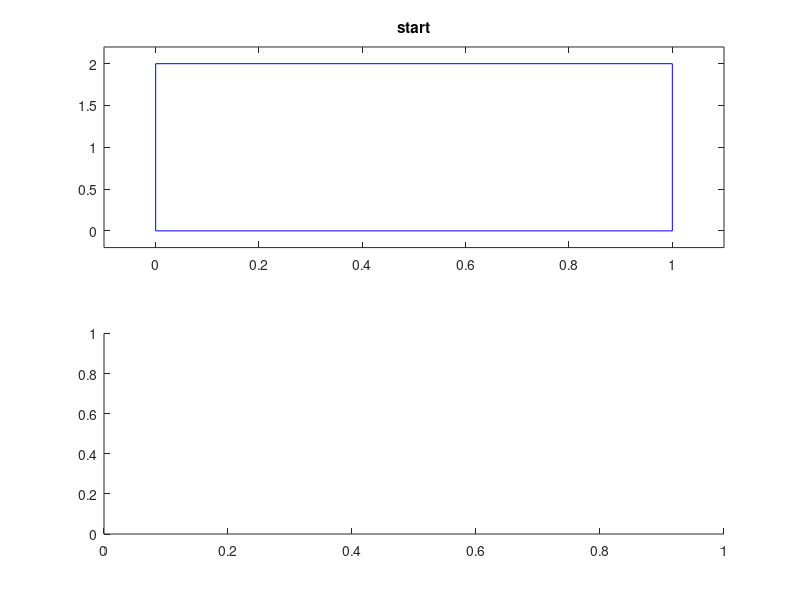

The MATLAB script that drew this image: (Note: this script raises an error after producing the figure.)
% main box sizes:
a=1; % sarà T
b=2; % sarà M
% M>>T quindi contenitore più alto che largo 

Nb=30; %Numero massimo di scatole che posso contenere

%% funzione che mi genera la grandezza dei rettangoli
% random boxes sizes:
mab =mean([a b]);
time = 0.05*mab+0.3*mab*rand(1,Nb); %larghezza è una matrice
memory = 0.05*mab+0.3*mab*rand(1,Nb); %altezza

%% INIZIALIZZAZIONE

m2 = min([time memory]/2); % smallest half-size
Profit=time.*memory; % boxes areas %PROFITTO


penalty = 0.1*a*b;
nac=0.5; % negative area coefficient

N=500;  % population size
ng=100; % PROCESSI DA ALLOCARE

pmpe=0.05; % places exchange mutation probability
pmbj=0.01; % big gauss jump
pmsj=0.02; % small gauss jump
pmrr=0.05; % random rotation
pmvi=0.05; % random visible/invisible
pmne=0.1; % move to nearest adge

%% PLOT
figure;
%ha1=axes;
ha1=subplot(2,1,1);
plot([0 a a 0 0], [0 0 b b 0],'b-');
xlim([-0.1*a 1.1*a]);
ylim([-0.1*b 1.1*b]);
set(ha1,'NextPlot','add');
ht=title(ha1,'start');
ha2=subplot(2,1,2);
drawnow;
%%

set_cl; % set color table cl to plot boxes with different colors %sticazzi

%%
% random initial population:
G=zeros(N,4*Nb); %matrice righe colonne
Gch=zeros(N,4*Nb); % children

%% come istanzia la prima soluzione
for Nc=1:N % for each individual % N numero di generazioni di G1
    G1=zeros(4,Nb); % one individual  %Nb è il numero di colonne
    
    % G1(1,i)=1 if i-box is visible
    % G1(2,i)=1 if i-box is rotated at 90 degrees
    % G1(3,i) - x-coordinate of i-box center
    % G1(4,i) - y-coordinate of i-box center

    G1(1,:)=double(rand(1,Nb)<0.2); %probabilità che escano 0 o 1 (<0.2)
    G1(2,:)=double(rand(1,Nb)<0.5);
    
    G1(3,:)=m2+(a-m2)*rand(1,Nb);
    G1(4,:)=m2+(b-m2)*rand(1,Nb);
    
    G(Nc,:)=(G1(:))'; % (G1(:))' converts matrix to row-vector
end

hi=imagesc(G,'parent',ha2);
drawnow;



Gpr1=zeros(4,Nb);
Gpr2=zeros(4,Nb); % two parents
Gch1=zeros(4,Nb);
Gch2=zeros(4,Nb); % two children
%%


for ngc=1:ng % generations counting
    % find fitnesses: %funzione obiettivo
    fitnesses=zeros(N,1);
    for Nc=1:N % for each individual
        G1(:)=(G(Nc,:))';
        vis=G1(1,:);
        ind=find(vis); %ritorna gli indici del vettore "vis" ed è esso stesso un vettore
        L=length(ind); % mi dice quanti sono gli indici 
        
        if L>0
            %only visible:
            rot=G1(2,ind); % rotazione 
            x=G1(3,ind);
            y=G1(4,ind);
            
            if L==1
                aaa=time(ind); %riporta il vettore aa eliminando gli elementi nulli di vis 
                bbb=memory(ind);
                if rot % se entra qua dentro, cambia larghezza con altezza
                    tmp=aaa; 
                    aaa=bbb;
                    bbb=tmp;
                end
                A0=Profit(ind); % box area %crea le i-esime scatole
                x1=max([x-aaa/2  0]); 
                y1=max([y-bbb/2  0]); % dimesioni max e min scatola corrente
                x2=min([x+aaa/2  a]);
                y2=min([y+bbb/2  b]);
           
            %%%%%%%%%%%%%%%%%%%%%%%%%%%%%    
                % x1 - x2,  y1 - y2 is box (part of current box) that inside main box
                if (x1>=x2)||(y1>=y2)
                    A=0; % box that inside main box area %per forza 
                else
                    A=(x2-x1)*(y2-y1); % box that inside main box area
                end
                %if A<A0 % if not fully inside main box
                if (aaa/2<=x)&&(x<=a-aaa/2)&&(bbb/2<=y)&&(y<=b-bbb/2) % if filly inside
                    fitness=A;
                else
                    fitness=A-nac*(A0-A)-penalty;
                end
                    
            else
                fitness=0;
                ispen=false; % true if penality
                
                % check cross with main box:
                % add boxes arreas and strong subtract out areas:
                for n=1:L % for each box
                    ind1=ind(n);
                    aaa=time(ind1);
                    bbb=memory(ind1);
                    if rot(n) % se entra qua dentro, cambia larghezza con altezza
                        tmp=aaa;
                        aaa=bbb;
                        bbb=tmp;
                    end
                    A0=Profit(ind1); % box area
                    x1=max([x(n)-aaa/2  0]);
                    y1=max([y(n)-bbb/2  0]);
                    x2=min([x(n)+aaa/2  a]);
                    y2=min([y(n)+bbb/2  b]);
                    % x1 - x2,  y1 - y2 is box (part of current box) that inside main box
                    if (x1>=x2)||(y1>=y2)
                        A=0; % box that inside main box area
                    else
                        A=(x2-x1)*(y2-y1); % box that inside main box area
                    end
                    %if A<A0 % if not fully inside main box
                        %fitness=fitness + A-nac*(A0-A);
                        %ispen=true; % penality
                    %else
                        %fitness=fitness + A;
                    %end
                    
                    if (aaa/2<=x(n))&&(x(n)<=a-aaa/2)&&(bbb/2<=y(n))&&(y(n)<=b-bbb/2) % if filly inside
                        fitness=fitness + A;
                    else
                        fitness=fitness + A-nac*(A0-A);
                        ispen=true; % penality
                    end
                    
                end
                
                % for each pair of boxes:
                for n1=1:L-1
                    ind1=ind(n1);
                    aaa1=time(ind1);
                    bbb1=memory(ind1);
                    if rot(n1)
                        tmp=aaa1;
                        aaa1=bbb1;
                        bbb1=tmp;
                    end
                    A1=Profit(ind1);
                    x1=x(n1);
                    y1=y(n1); % position of 1st box of pair
                    for n2=n1+1:L
                        ind2=ind(n2);
                        aaa2=time(ind2);
                        bbb2=memory(ind2);
                        if rot(n2)
                            tmp=aaa2;
                            aaa2=bbb2;
                            bbb2=tmp;
                        end
                        A2=Profit(ind2);
                        x2=x(n2);
                        y2=y(n2); % position of 2nd box of pair
                        dx=abs(x1-x2);
                        dy=abs(y1-y2); % distancies
                        a12=(aaa1/2+aaa2/2);
                        b12=(bbb1/2+bbb2/2);
                        if (dx<a12)&&(dy<b12) % if cross
                            ispen=true;
                            Ac=(a12-dx)*(b12-dy); % area of cross
                            fitness=fitness-Ac-Ac; % becuse area of n1 and n2 was added fully
                            fitness=fitness-2*nac*Ac;
                        end

                    end
                end
                
                if ispen
                    fitness=fitness-penalty;
                end
        
            end
        else
            fitness=0;
        end
        fitnesses(Nc)=fitness;
    end
    
    [fb bi]=max(fitnesses); % best
    
    % plot best:
    G1(:)=(G(bi,:))';
    Gb=G(bi,:); % best
    if mod(ngc,10)==0
        cla(ha1);
        Atmp=0;
        for Nbc=1:Nb
            vis1=G1(1,Nbc);
            if vis1
                rot1=G1(2,Nbc);
                aaa=time(Nbc);
                bbb=memory(Nbc);
                if rot1
                    tmp=aaa;
                    aaa=bbb;
                    bbb=tmp;
                end
                x=G1(3,Nbc);
                y=G1(4,Nbc);
                plot([x-aaa/2  x+aaa/2  x+aaa/2  x-aaa/2  x-aaa/2],...
                     [y-bbb/2  y-bbb/2  y+bbb/2  y+bbb/2  y-bbb/2],...
                     '-','color',cl(Nbc,:),...
                     'parent',ha1);
                hold on;
                Atmp=Atmp+aaa*bbb;
            end
        end
        plot([0 a a 0 0], [0 0 b b 0],'b-','parent',ha1);
        xlim(ha1,[-0.1*a 1.1*a]);
        ylim(ha1,[-0.1*b 1.1*b]);
        
        set(hi,'Cdata',G);
        
        nvb=length(find(G1(1,:))); % number of visible boxes
        
        set(ht,'string',[' generation: ' num2str(ngc)  ', boxes: ' num2str(nvb) ', area: ' num2str(fb)]);
        
        drawnow;
    end
    
    
    % prepare for crossover, selection:
    fmn=min(fitnesses);
    fst=std(fitnesses);
    if fst<1e-7
        fst=1e-7;
    end
    fmn1=fmn-0.01*fst; % little low then minimum
    P=fitnesses-fmn1; % positive values
    p=P/sum(P); % probabilities
    ii=roulette_wheel_indexes(N,p);
    Gp=G(ii,:); % parents
    
    % crossover:
    for n=1:2:N
        pr1=Gp(n,:);
        pr2=Gp(n+1,:); % two parents
        % in matrix form:
        Gpr1(:)=pr1'; 
        Gpr2(:)=pr2';
        
        for Nbc=1:Nb
            
            % visibility:
            if rand<0.5
                Gch1(1,Nbc)=Gpr1(1,Nbc);
            else
                Gch1(1,Nbc)=Gpr2(1,Nbc);
            end
            if rand<0.5
                Gch2(1,Nbc)=Gpr1(1,Nbc);
            else
                Gch2(1,Nbc)=Gpr2(1,Nbc);
            end
            
            % rotation:
            if rand<0.5
                Gch1(2,Nbc)=Gpr1(2,Nbc);
            else
                Gch1(2,Nbc)=Gpr2(2,Nbc);
            end
            if rand<0.5
                Gch2(2,Nbc)=Gpr1(2,Nbc);
            else
                Gch2(2,Nbc)=Gpr2(2,Nbc);
            end
            
            % position:
            % child 1:
            %i3=ceil(3*rand);
            %i3=roulette_wheel_indexes(1,[0.2 0.4 0.4]);
            i3=1+ceil(2*rand);
            switch i3
                case 1 % get mean position
                    Gch1(3,Nbc)=(Gpr1(3,Nbc)+Gpr2(3,Nbc))/2;
                    Gch1(4,Nbc)=(Gpr1(4,Nbc)+Gpr2(4,Nbc))/2;
                case 2 %get position of parent 1
                    Gch1(3,Nbc)=Gpr1(3,Nbc);
                    Gch1(4,Nbc)=Gpr1(4,Nbc);
                case 3 %get position of parent 2
                    Gch1(3,Nbc)=Gpr2(3,Nbc);
                    Gch1(4,Nbc)=Gpr2(4,Nbc);
            end
            % child 2:
            %i3=ceil(3*rand);
            %i3=roulette_wheel_indexes(1,[0.2 0.4 0.4]);
            i3=1+ceil(2*rand);
            switch i3
                case 1 % get mean position
                    Gch2(3,Nbc)=(Gpr1(3,Nbc)+Gpr2(3,Nbc))/2;
                    Gch2(4,Nbc)=(Gpr1(4,Nbc)+Gpr2(4,Nbc))/2;
                case 2 %get position of parent 1
                    Gch2(3,Nbc)=Gpr1(3,Nbc);
                    Gch2(4,Nbc)=Gpr1(4,Nbc);
                case 3 %get position of parent 2
                    Gch2(3,Nbc)=Gpr2(3,Nbc);
                    Gch2(4,Nbc)=Gpr2(4,Nbc);
            end
            
            
        end
        ch1=(Gch1(:))';
        ch2=(Gch2(:))';
        Gch(n,:)=ch1;
        Gch(n+1,:)=ch2;
        
        
    end
    G=Gch; % now children
    
    % mutations:
    % places exchange
    for Nc=1:N % for each individual
        if rand<pmpe
            G1(:)=(G(Nc,:))';
            ir1=ceil(Nb*rand);
            ir2=ceil(Nb*rand);
            tmp1=G1(3:4,ir1);
            G1(3:4,ir1)=G1(3:4,ir2);
            G1(3:4,ir2)=tmp1;
            G(Nc,:)=(G1(:))';
        end
    end
    
    % big gauss jump:
    for Nc=1:N % for each individual
        if rand<pmbj
            G1(:)=(G(Nc,:))';
            ir=ceil(Nb*rand);
            G1(3:4,ir)=G1(3:4,ir)+[0.05*a*randn;
                                   0.05*b*randn];
            G(Nc,:)=(G1(:))';
        end
    end
    
    % small gauss jump:
    for Nc=1:N % for each individual
        if rand<pmsj
            G1(:)=(G(Nc,:))';
            ir=ceil(Nb*rand);
            G1(3:4,ir)=G1(3:4,ir)+[0.005*a*randn;
                                   0.005*b*randn];
            G(Nc,:)=(G1(:))';
        end
    end
    
    % random rotation:
    for Nc=1:N % for each individual
        if rand<pmrr
            G1(:)=(G(Nc,:))';
            ir=ceil(Nb*rand);
            G1(2,ir)=double(rand<0.5);
            G(Nc,:)=(G1(:))';
        end
    end
    
    % random visible/invisible:
    for Nc=1:N % for each individual
        if rand<pmvi
            G1(:)=(G(Nc,:))';
            ir=ceil(Nb*rand);
            G1(1,ir)=double(rand<0.5);
            G(Nc,:)=(G1(:))';
        end
    end
    
    % move to nearest edge:
    for Nc=1:N % for each individual
        if rand<pmne
            G1(:)=(G(Nc,:))';
            ir=ceil(Nb*rand); % random small box
            rv=find((G1(1,:))&((1:Nb)~=Nc)); % find rest visible
            if rand<0.5
                % to veritcile edge
                eax=[G1(3,rv)-time(rv)/2  G1(3,rv)+time(rv)/2  0  a]; % edge xs
                deax=[(G1(3,ir)-time(ir)/2) - eax  (G1(3,ir)+time(ir)/2) - eax]; % distancies
                [dmn indm]=min(abs(deax));
                G1(3,ir)=G1(3,ir)-deax(indm);
            else
                % to horizontal edge
                eay=[G1(4,rv)-memory(rv)/2  G1(4,rv)+memory(rv)/2  0  b]; % edge ys
                deay=[(G1(4,ir)-memory(ir)/2) - eay  (G1(4,ir)+memory(ir)/2) - eay]; % distancies
                [dmn indm]=min(abs(deay));
                G1(4,ir)=G1(4,ir)-deay(indm);
            end
        end
    end
    
    
    
    % ellitism:
    G(1,:)=Gb;
    

    
    
    
end

